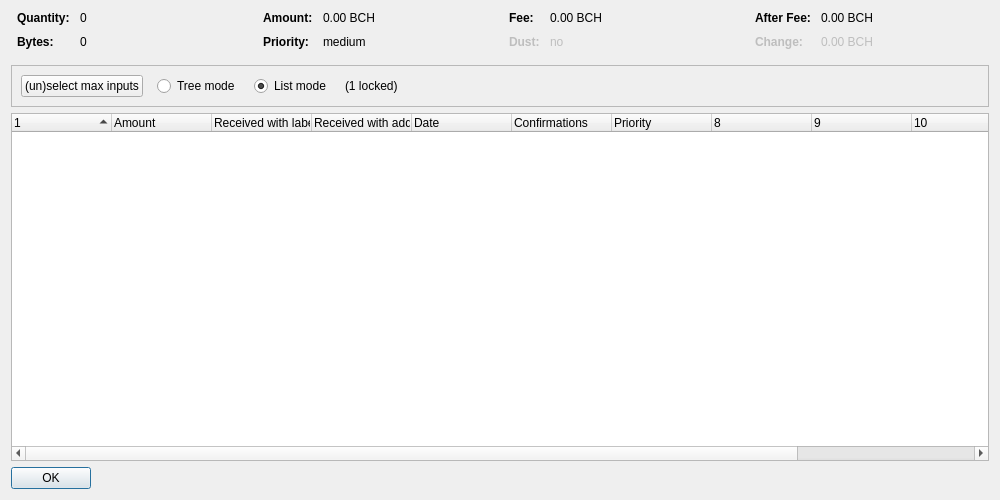
<?xml version="1.0" encoding="UTF-8"?>
<ui version="4.0">
 <class>CoinControlDialog</class>
 <widget class="QDialog" name="CoinControlDialog">
  <property name="geometry">
   <rect>
    <x>0</x>
    <y>0</y>
    <width>1000</width>
    <height>500</height>
   </rect>
  </property>
  <property name="windowTitle">
   <string>Coin Selection</string>
  </property>
  <layout class="QVBoxLayout" name="verticalLayout">
   <item>
    <layout class="QHBoxLayout" name="horizontalLayoutTop" stretch="0,0,0,0">
     <property name="topMargin">
      <number>0</number>
     </property>
     <property name="bottomMargin">
      <number>10</number>
     </property>
     <item>
      <layout class="QFormLayout" name="formLayoutCoinControl1">
       <property name="horizontalSpacing">
        <number>10</number>
       </property>
       <property name="verticalSpacing">
        <number>10</number>
       </property>
       <property name="leftMargin">
        <number>6</number>
       </property>
       <property name="rightMargin">
        <number>6</number>
       </property>
       <item row="0" column="0">
        <widget class="QLabel" name="labelCoinControlQuantityText">
         <property name="font">
          <font>
           <weight>75</weight>
           <bold>true</bold>
          </font>
         </property>
         <property name="text">
          <string>Quantity:</string>
         </property>
        </widget>
       </item>
       <item row="0" column="1">
        <widget class="QLabel" name="labelCoinControlQuantity">
         <property name="cursor">
          <cursorShape>IBeamCursor</cursorShape>
         </property>
         <property name="contextMenuPolicy">
          <enum>Qt::ActionsContextMenu</enum>
         </property>
         <property name="text">
          <string notr="true">0</string>
         </property>
         <property name="textInteractionFlags">
          <set>Qt::LinksAccessibleByMouse|Qt::TextSelectableByKeyboard|Qt::TextSelectableByMouse</set>
         </property>
        </widget>
       </item>
       <item row="1" column="0">
        <widget class="QLabel" name="labelCoinControlBytesText">
         <property name="font">
          <font>
           <weight>75</weight>
           <bold>true</bold>
          </font>
         </property>
         <property name="text">
          <string>Bytes:</string>
         </property>
        </widget>
       </item>
       <item row="1" column="1">
        <widget class="QLabel" name="labelCoinControlBytes">
         <property name="cursor">
          <cursorShape>IBeamCursor</cursorShape>
         </property>
         <property name="contextMenuPolicy">
          <enum>Qt::ActionsContextMenu</enum>
         </property>
         <property name="text">
          <string notr="true">0</string>
         </property>
         <property name="textInteractionFlags">
          <set>Qt::LinksAccessibleByMouse|Qt::TextSelectableByKeyboard|Qt::TextSelectableByMouse</set>
         </property>
        </widget>
       </item>
      </layout>
     </item>
     <item>
      <layout class="QFormLayout" name="formLayoutCoinControl2">
       <property name="horizontalSpacing">
        <number>10</number>
       </property>
       <property name="verticalSpacing">
        <number>10</number>
       </property>
       <property name="leftMargin">
        <number>6</number>
       </property>
       <property name="rightMargin">
        <number>6</number>
       </property>
       <item row="0" column="0">
        <widget class="QLabel" name="labelCoinControlAmountText">
         <property name="font">
          <font>
           <weight>75</weight>
           <bold>true</bold>
          </font>
         </property>
         <property name="text">
          <string>Amount:</string>
         </property>
        </widget>
       </item>
       <item row="0" column="1">
        <widget class="QLabel" name="labelCoinControlAmount">
         <property name="cursor">
          <cursorShape>IBeamCursor</cursorShape>
         </property>
         <property name="contextMenuPolicy">
          <enum>Qt::ActionsContextMenu</enum>
         </property>
         <property name="text">
          <string notr="true">0.00 BCH</string>
         </property>
         <property name="textInteractionFlags">
          <set>Qt::LinksAccessibleByMouse|Qt::TextSelectableByKeyboard|Qt::TextSelectableByMouse</set>
         </property>
        </widget>
       </item>
       <item row="1" column="0">
        <widget class="QLabel" name="labelCoinControlPriorityText">
         <property name="font">
          <font>
           <weight>75</weight>
           <bold>true</bold>
          </font>
         </property>
         <property name="text">
          <string>Priority:</string>
         </property>
        </widget>
       </item>
       <item row="1" column="1">
        <widget class="QLabel" name="labelCoinControlPriority">
         <property name="cursor">
          <cursorShape>IBeamCursor</cursorShape>
         </property>
         <property name="contextMenuPolicy">
          <enum>Qt::ActionsContextMenu</enum>
         </property>
         <property name="text">
          <string notr="true">medium</string>
         </property>
         <property name="textInteractionFlags">
          <set>Qt::LinksAccessibleByMouse|Qt::TextSelectableByKeyboard|Qt::TextSelectableByMouse</set>
         </property>
        </widget>
       </item>
      </layout>
     </item>
     <item>
      <layout class="QFormLayout" name="formLayoutCoinControl3">
       <property name="horizontalSpacing">
        <number>10</number>
       </property>
       <property name="verticalSpacing">
        <number>10</number>
       </property>
       <property name="leftMargin">
        <number>6</number>
       </property>
       <property name="rightMargin">
        <number>6</number>
       </property>
       <item row="0" column="0">
        <widget class="QLabel" name="labelCoinControlFeeText">
         <property name="font">
          <font>
           <weight>75</weight>
           <bold>true</bold>
          </font>
         </property>
         <property name="text">
          <string>Fee:</string>
         </property>
        </widget>
       </item>
       <item row="0" column="1">
        <widget class="QLabel" name="labelCoinControlFee">
         <property name="cursor">
          <cursorShape>IBeamCursor</cursorShape>
         </property>
         <property name="contextMenuPolicy">
          <enum>Qt::ActionsContextMenu</enum>
         </property>
         <property name="text">
          <string notr="true">0.00 BCH</string>
         </property>
         <property name="textInteractionFlags">
          <set>Qt::LinksAccessibleByMouse|Qt::TextSelectableByKeyboard|Qt::TextSelectableByMouse</set>
         </property>
        </widget>
       </item>
       <item row="1" column="0">
        <widget class="QLabel" name="labelCoinControlLowOutputText">
         <property name="enabled">
          <bool>false</bool>
         </property>
         <property name="font">
          <font>
           <weight>75</weight>
           <bold>true</bold>
          </font>
         </property>
         <property name="text">
          <string>Dust:</string>
         </property>
        </widget>
       </item>
       <item row="1" column="1">
        <widget class="QLabel" name="labelCoinControlLowOutput">
         <property name="enabled">
          <bool>false</bool>
         </property>
         <property name="cursor">
          <cursorShape>IBeamCursor</cursorShape>
         </property>
         <property name="contextMenuPolicy">
          <enum>Qt::ActionsContextMenu</enum>
         </property>
         <property name="text">
          <string notr="true">no</string>
         </property>
         <property name="textInteractionFlags">
          <set>Qt::LinksAccessibleByMouse|Qt::TextSelectableByKeyboard|Qt::TextSelectableByMouse</set>
         </property>
        </widget>
       </item>
      </layout>
     </item>
     <item>
      <layout class="QFormLayout" name="formLayoutCoinControl4">
       <property name="horizontalSpacing">
        <number>10</number>
       </property>
       <property name="verticalSpacing">
        <number>10</number>
       </property>
       <property name="leftMargin">
        <number>6</number>
       </property>
       <property name="rightMargin">
        <number>6</number>
       </property>
       <item row="0" column="0">
        <widget class="QLabel" name="labelCoinControlAfterFeeText">
         <property name="font">
          <font>
           <weight>75</weight>
           <bold>true</bold>
          </font>
         </property>
         <property name="text">
          <string>After Fee:</string>
         </property>
        </widget>
       </item>
       <item row="0" column="1">
        <widget class="QLabel" name="labelCoinControlAfterFee">
         <property name="cursor">
          <cursorShape>IBeamCursor</cursorShape>
         </property>
         <property name="contextMenuPolicy">
          <enum>Qt::ActionsContextMenu</enum>
         </property>
         <property name="text">
          <string notr="true">0.00 BCH</string>
         </property>
         <property name="textInteractionFlags">
          <set>Qt::LinksAccessibleByMouse|Qt::TextSelectableByKeyboard|Qt::TextSelectableByMouse</set>
         </property>
        </widget>
       </item>
       <item row="1" column="0">
        <widget class="QLabel" name="labelCoinControlChangeText">
         <property name="enabled">
          <bool>false</bool>
         </property>
         <property name="font">
          <font>
           <weight>75</weight>
           <bold>true</bold>
          </font>
         </property>
         <property name="text">
          <string>Change:</string>
         </property>
        </widget>
       </item>
       <item row="1" column="1">
        <widget class="QLabel" name="labelCoinControlChange">
         <property name="enabled">
          <bool>false</bool>
         </property>
         <property name="cursor">
          <cursorShape>IBeamCursor</cursorShape>
         </property>
         <property name="contextMenuPolicy">
          <enum>Qt::ActionsContextMenu</enum>
         </property>
         <property name="text">
          <string notr="true">0.00 BCH</string>
         </property>
         <property name="textInteractionFlags">
          <set>Qt::LinksAccessibleByMouse|Qt::TextSelectableByKeyboard|Qt::TextSelectableByMouse</set>
         </property>
        </widget>
       </item>
      </layout>
     </item>
    </layout>
   </item>
   <item>
    <widget class="QFrame" name="frame">
     <property name="minimumSize">
      <size>
       <width>0</width>
       <height>40</height>
      </size>
     </property>
     <property name="frameShape">
      <enum>QFrame::StyledPanel</enum>
     </property>
     <property name="frameShadow">
      <enum>QFrame::Sunken</enum>
     </property>
     <layout class="QHBoxLayout" name="horizontalLayout">
      <item>
       <layout class="QHBoxLayout" name="horizontalLayoutPanel" stretch="0,0,0,0,0">
        <property name="spacing">
         <number>14</number>
        </property>
        <item>
         <widget class="QPushButton" name="pushButtonSelectAll">
          <property name="sizePolicy">
           <sizepolicy hsizetype="Maximum" vsizetype="Fixed">
            <horstretch>0</horstretch>
            <verstretch>0</verstretch>
           </sizepolicy>
          </property>
          <property name="text">
           <string>(un)select max inputs</string>
          </property>
          <property name="autoDefault">
           <bool>false</bool>
          </property>
         </widget>
        </item>
        <item>
         <widget class="QRadioButton" name="radioTreeMode">
          <property name="sizePolicy">
           <sizepolicy hsizetype="Maximum" vsizetype="Fixed">
            <horstretch>0</horstretch>
            <verstretch>0</verstretch>
           </sizepolicy>
          </property>
          <property name="text">
           <string>Tree mode</string>
          </property>
         </widget>
        </item>
        <item>
         <widget class="QRadioButton" name="radioListMode">
          <property name="sizePolicy">
           <sizepolicy hsizetype="Maximum" vsizetype="Fixed">
            <horstretch>0</horstretch>
            <verstretch>0</verstretch>
           </sizepolicy>
          </property>
          <property name="text">
           <string>List mode</string>
          </property>
          <property name="checked">
           <bool>true</bool>
          </property>
         </widget>
        </item>
        <item>
         <widget class="QLabel" name="labelLocked">
          <property name="text">
           <string notr="true">(1 locked)</string>
          </property>
         </widget>
        </item>
        <item>
         <spacer name="horizontalSpacer">
          <property name="orientation">
           <enum>Qt::Horizontal</enum>
          </property>
          <property name="sizeHint" stdset="0">
           <size>
            <width>40</width>
            <height>20</height>
           </size>
          </property>
         </spacer>
        </item>
       </layout>
      </item>
     </layout>
    </widget>
   </item>
   <item>
    <widget class="CoinControlTreeWidget" name="treeWidget">
     <property name="contextMenuPolicy">
      <enum>Qt::CustomContextMenu</enum>
     </property>
     <property name="sortingEnabled">
      <bool>false</bool>
     </property>
     <property name="columnCount">
      <number>12</number>
     </property>
     <attribute name="headerShowSortIndicator" stdset="0">
      <bool>true</bool>
     </attribute>
     <attribute name="headerStretchLastSection">
      <bool>false</bool>
     </attribute>
     <column>
      <property name="text">
       <string/>
      </property>
     </column>
     <column>
      <property name="text">
       <string>Amount</string>
      </property>
     </column>
     <column>
      <property name="text">
       <string>Received with label</string>
      </property>
     </column>
     <column>
      <property name="text">
       <string>Received with address</string>
      </property>
     </column>
     <column>
      <property name="text">
       <string>Date</string>
      </property>
     </column>
     <column>
      <property name="text">
       <string>Confirmations</string>
      </property>
      <property name="toolTip">
       <string>Confirmed</string>
      </property>
     </column>
     <column>
      <property name="text">
       <string>Priority</string>
      </property>
     </column>
     <column>
      <property name="text">
       <string/>
      </property>
     </column>
     <column>
      <property name="text">
       <string/>
      </property>
     </column>
     <column>
      <property name="text">
       <string/>
      </property>
     </column>
     <column>
      <property name="text">
       <string/>
      </property>
     </column>
     <column>
      <property name="text">
       <string/>
      </property>
     </column>
    </widget>
   </item>
   <item>
    <widget class="QDialogButtonBox" name="buttonBox">
     <property name="sizePolicy">
      <sizepolicy hsizetype="Maximum" vsizetype="Fixed">
       <horstretch>0</horstretch>
       <verstretch>0</verstretch>
      </sizepolicy>
     </property>
     <property name="orientation">
      <enum>Qt::Horizontal</enum>
     </property>
     <property name="standardButtons">
      <set>QDialogButtonBox::Ok</set>
     </property>
    </widget>
   </item>
  </layout>
 </widget>
 <customwidgets>
  <customwidget>
   <class>CoinControlTreeWidget</class>
   <extends>QTreeWidget</extends>
   <header>coincontroltreewidget.h</header>
  </customwidget>
 </customwidgets>
 <resources/>
 <connections/>
</ui>
